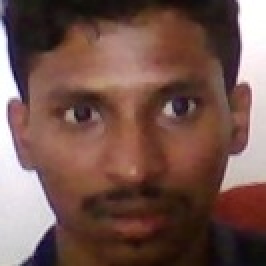
#> input picture temp_face.jpg, 133 x 133 px, given in place of the camera (shown 2 times larger)
$ python add_faces.py
#> lines starting #> are read from the running program, lines starting #| are printed output that depends on the picture; after the words box and inside, x2 and y2 are one past the last pixel; in counts of white or black regions, pixels touching at a corner belong together
import cv2
import os
from deepface import DeepFace

# Initialize video capture and face detection
video = cv2.VideoCapture(0)
facedetect = cv2.CascadeClassifier('data/haarcascade_frontalface_default.xml')

# Create the dataset directory if it doesn't exist
if not os.path.exists("dataset"):
    os.makedirs("dataset")

# Input for person name
name = input("Enter Your Name: ")
#> the answer given: temp_face.jpg
person_dir = f"dataset/{name}"
if not os.path.exists(person_dir):
    os.makedirs(person_dir)

i = 0  # Counter for saved images

def preprocess_face(image):
    gray = cv2.cvtColor(image, cv2.COLOR_BGR2GRAY)  # Convert to grayscale
    equalized = cv2.equalizeHist(gray)  # Apply histogram equalization
    return equalized

while True:
    ret, frame = video.read()
#> frame is the input picture: shape (133, 133, 3); mean B, G, R 76.9, 84.4, 115.7
    if not ret:
        break

    gray = cv2.cvtColor(frame, cv2.COLOR_BGR2GRAY)
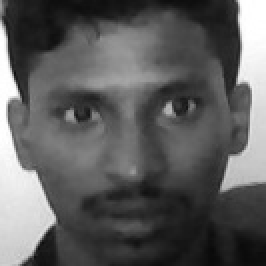
#> gray: shape (133, 133) (shown 2 times larger); min 9, max 255, mean 92.9
    faces = facedetect.detectMultiScale(gray, 1.3, 5)
#> faces = [[9, 11, 116, 116]]

    for (x, y, w, h) in faces:
        face_img = frame[y:y+h, x:x+w]

        # Preprocess the face (grayscale and histogram equalization)
        processed_face = preprocess_face(face_img)
        resized_face = cv2.resize(processed_face, (50, 50))

        # Save face images every 10 frames
        if i % 10 == 0 and i // 10 < 100:
            face_path = os.path.join(person_dir, f"face_{i//10}.jpg")
            cv2.imwrite(face_path, resized_face)
            print(f"Saved {face_path}")

        i += 1

        # Display the progress
        cv2.putText(frame, f"Collecting: {i//10}/100", (50, 50),
                    cv2.FONT_HERSHEY_SIMPLEX, 1, (0, 255, 0), 2)
        cv2.rectangle(frame, (x, y), (x+w, y+h), (255, 0, 0), 2)
#> this loop made 1 pass
#> (x, y, w, h, i) on pass 1: (9, 11, 116, 116, 1)
#| Saved dataset/temp_face.jpg/face_0.jpg
#> pass 1, `face_img = frame[y:y+h, x:x+w]`:
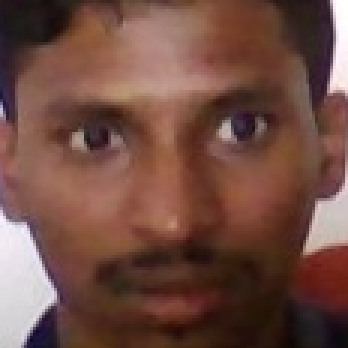
#> face_img: shape (116, 116, 3) (shown 3 times larger); mean B, G, R 66.6, 76.4, 113.1
#> pass 1, in preprocess_face, `gray = cv2.cvtColor(image, cv2.COLOR_BGR2GRAY)`:
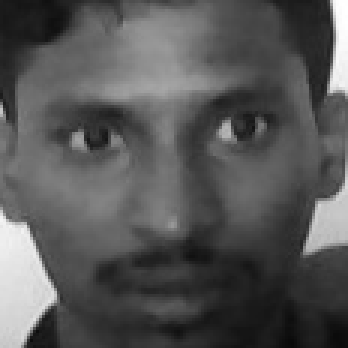
#> gray: shape (116, 116) (shown 3 times larger); min 9, max 255, mean 86.3
#> pass 1, in preprocess_face, `equalized = cv2.equalizeHist(gray)`:
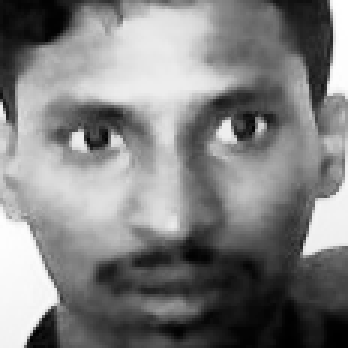
#> equalized: shape (116, 116) (shown 3 times larger); min 0, max 255, mean 128.4
#> pass 1, `resized_face = cv2.resize(processed_face, (50, 50))`:
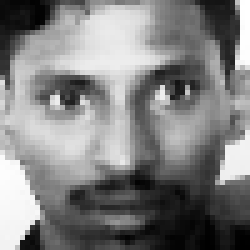
#> resized_face: shape (50, 50) (shown 5 times larger); min 0, max 255, mean 128.2
#> after the loop:
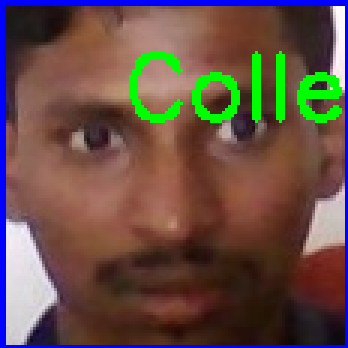
#> face_img: shape (116, 116, 3) (shown 3 times larger); 9.29% of pixels changed, all inside (x1, y1, x2, y2) = (0, 0, 116, 116)
#> after the loop:
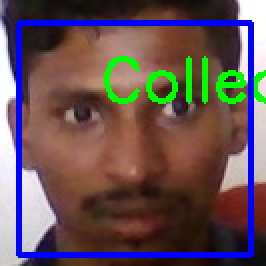
#> frame: shape (133, 133, 3) (shown 2 times larger); 11.33% of pixels changed, all inside (x1, y1, x2, y2) = (8, 10, 133, 129)
#> after the loop, i = 1

    cv2.imshow("Data Collection", frame)
    if cv2.waitKey(1) & 0xFF == ord('q') or i // 10 >= 100:
#> (key q is pressed here)
        break

print("Data collection completed!")
video.release()
cv2.destroyAllWindows()
